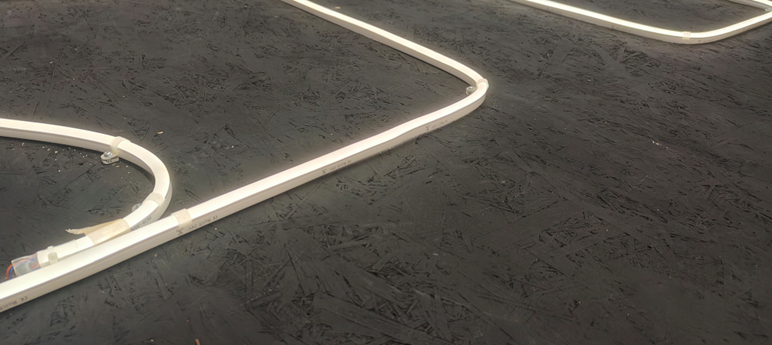
#> input picture img/light_maze1.png, 772 x 345 px
$ python -i perspectivetest.py   (imports and definitions only)
#> lines starting #> are read from the running program, lines starting #| are printed output that depends on the picture; after the words box and inside, x2 and y2 are one past the last pixel; in counts of white or black regions, pixels touching at a corner belong together
import cv2
import numpy as np

# [13 lines of commented-out code are left out]
def img_transform(img_src):
#> called with img_src = 'img/light_maze1.png'
    img = cv2.imread(img_src, 0)
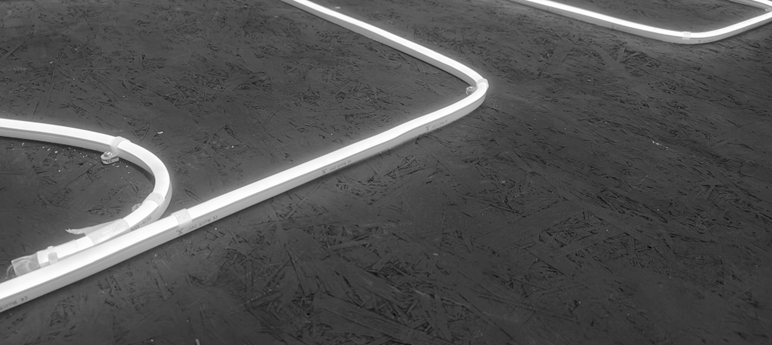
#> img: shape (345, 772); min 0, max 255, mean 82.9

    # Calculate the target width or height while maintaining the aspect ratio
    target_size = 1080
    height, width = img.shape
#> height = 345; width = 772

    if width > height:
        new_width = target_size
        new_height = int(height * (new_width / width))
#> new_height = 482
    else:
        new_height = target_size
        new_width = int(width * (new_height / height))

    result1 = make_threshold(img, new_width, new_height)
    original_points = np.float32([[0, 0], [new_width, 0], [0, new_height], [new_width, new_height]])
    transformed_points = np.float32([[0, 0], [new_width, 0], [-new_width, 1.5* new_height], [2*new_width, 1.5 * new_height]])
    matrix = cv2.getPerspectiveTransform(transformed_points, original_points)
    result2 = cv2.warpPerspective(result1, matrix, (new_width, new_height))

    return result1, result2

def make_threshold(img, new_width, new_height):
    # Resize the image with the calculated dimensions
#> called with new_width = 1080, new_height = 482
    resized_img = cv2.resize(img, (new_width, new_height))

    # Apply adaptive thresholding to convert the image to black and white
    _, binary_img = cv2.threshold(resized_img, 0, 255, cv2.THRESH_BINARY | cv2.THRESH_OTSU)
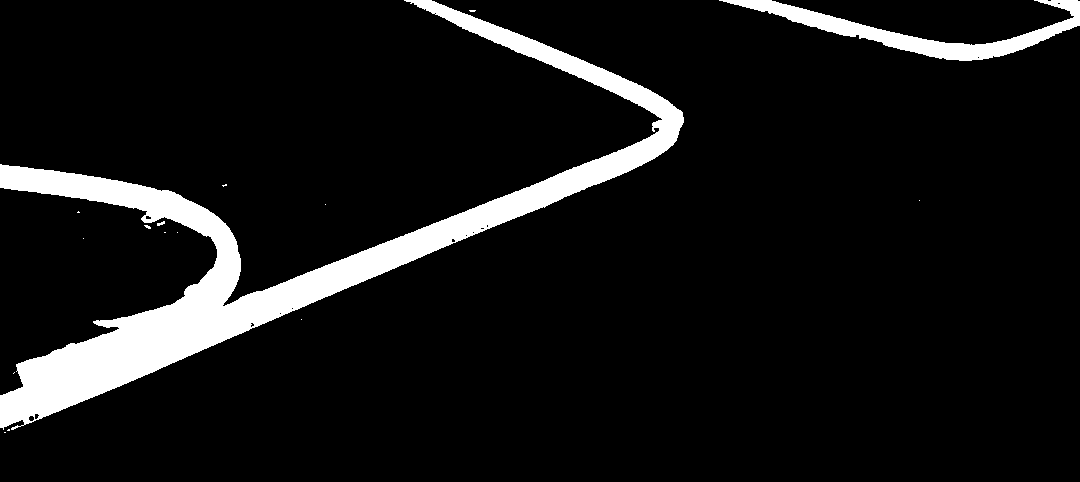
#> binary_img: shape (482, 1080); 8.5% white; 16 white regions (13 under 20 px), largest, box (x1, y1, x2, y2) and area: (0, 0, 684, 430) 38790, (719, 0, 1080, 61) 5310, (157, 221, 165, 226) 23

    # Perform morphological closing to fill in the gaps
    kernel_size = 8
    kernel = cv2.getStructuringElement(cv2.MORPH_RECT, (kernel_size, kernel_size))

    # Perform morphological opening to remove noise
    binary_img = cv2.morphologyEx(binary_img, cv2.MORPH_OPEN, kernel, iterations=1)
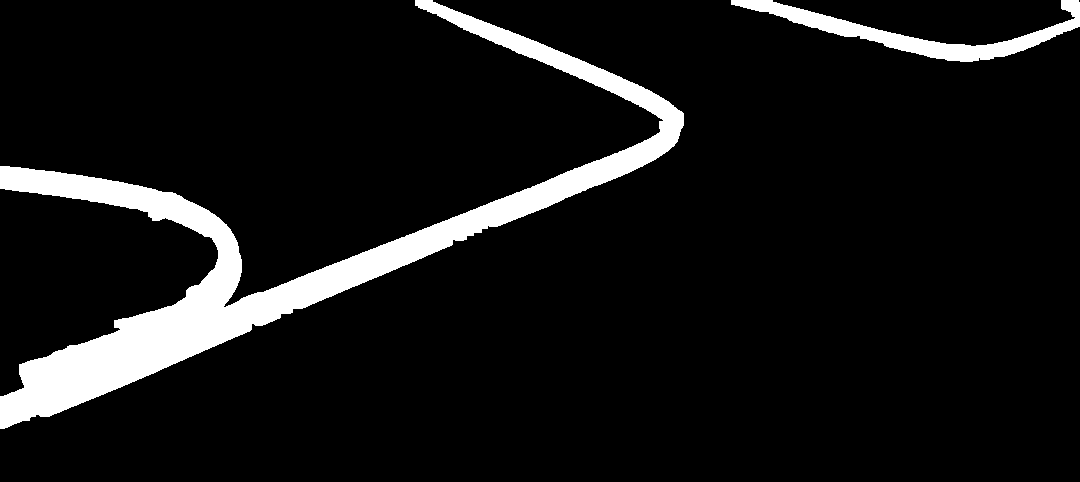
#> binary_img: shape (482, 1080); 8.4% white; 2 white regions, box (x1, y1, x2, y2) and area: (0, 0, 684, 429) 38361, (731, 0, 1080, 62) 5186
    closed_img = cv2.morphologyEx(binary_img, cv2.MORPH_CLOSE, kernel, iterations=1)
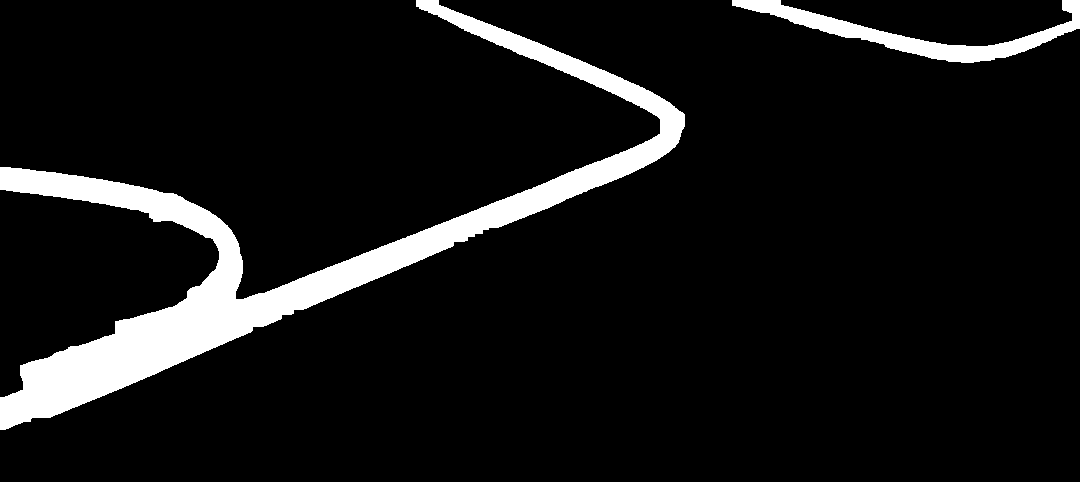
#> closed_img: shape (482, 1080); 8.4% white; 2 white regions, box (x1, y1, x2, y2) and area: (0, 0, 685, 430) 38592, (732, 0, 1080, 63) 5265

    return closed_img

# [11 lines of commented-out code are left out]


# [7 lines not run here, left out]

>>> result = img_transform('img/light_maze1.png')
#> in img_transform, `result2 = cv2.warpPerspective(result1, matrix, (new_width, new_height))`:
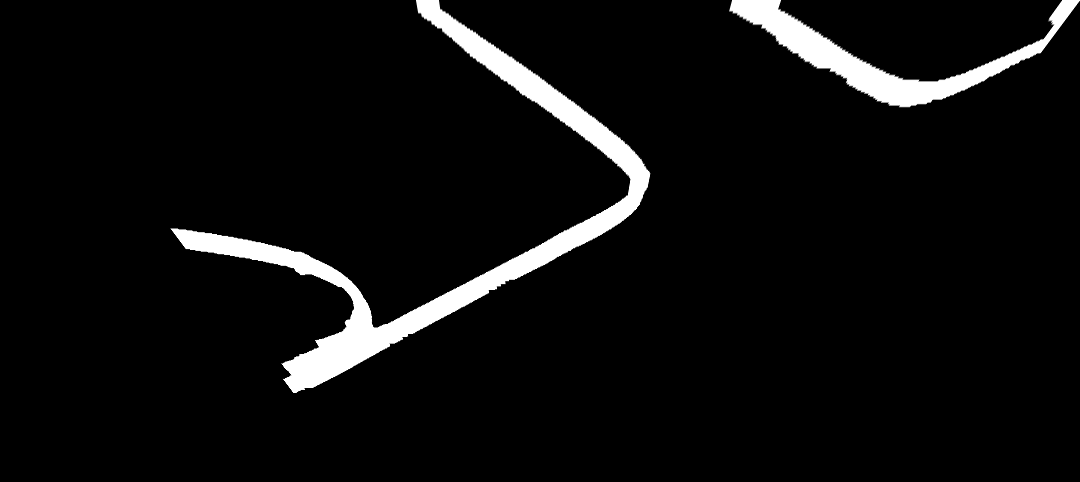
#> result2: shape (482, 1080); min 0, max 255, mean 13.5
